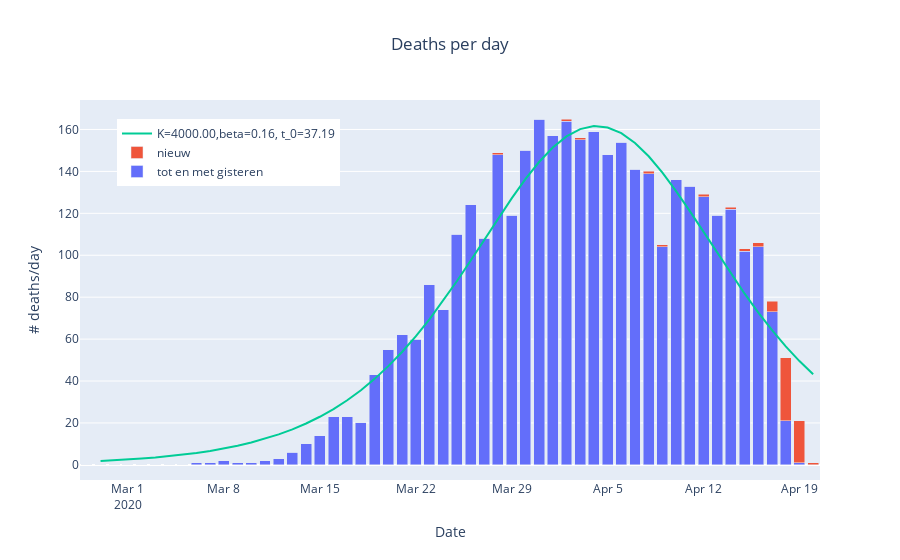
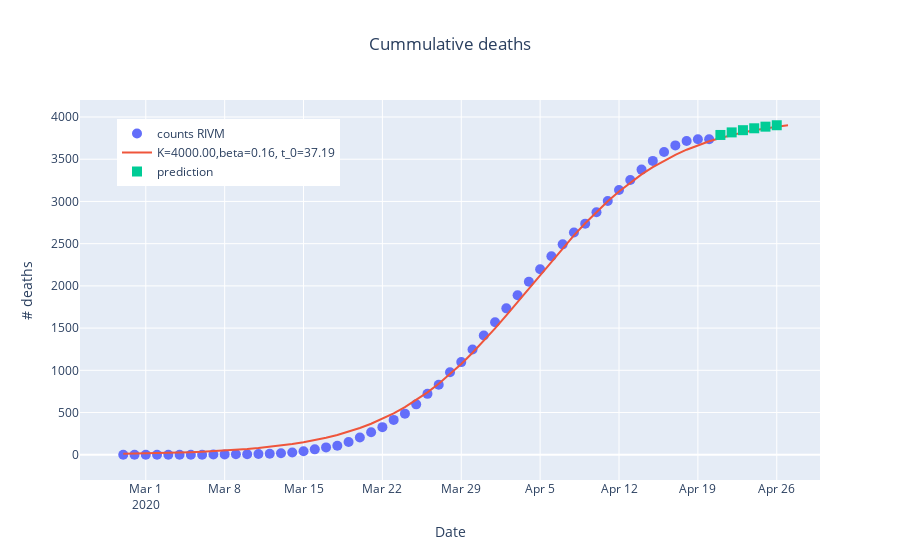

The notebook cell saved with these charts, in order:
### Code cell
from lmfit import Model
from lmfit import Parameters

upload_plots=False
upload_plots=True

def expand_date(lastdate,n=7):
    lastdate_object = lastdate
    d=[]
    for i in range(n):
        nd=lastdate_object+timedelta(days=i+1)
        #d.append(nd.strftime("%m/%d/%y"))
        d.append(nd)
    return d

def expand_pd_date(lastdate,n=7):
    lastdate_object = lastdate
    d=[]
    for i in range(n):
        nd=lastdate_object+timedelta(days=i+1)
        #d.append(nd.strftime("%m/%d/%y"))
        d.append(pd.Timestamp(nd))
    return d


def ef(x,L,tau):
    return L*np.power(2,x/tau)

def logistic(x,M,alpha,beta):
    return M/(1+np.exp(-beta*(x-alpha)))

def dif_log(x,M,alpha,beta):
    return beta*M*np.exp(-beta*(x-alpha))/np.power((1+np.exp(-beta*(x-alpha))),2)

y=df_deaths['oud']+df_deaths['nieuw']
dates=df_deaths['date']
#y=np.array(qq['number']).astype(float)
l=len(y)
x=np.arange(0, l,1, float)
gmodel = Model(dif_log)
#params = gmodel.make_params(M=30000,alfa=65,beta=0.2)
params = Parameters()
params.add('M', value=1000, min=500,max=4000)
params.add('alpha', value=20,min=10,max=80)
params.add('beta', value=0.2, min=0.05,max=0.95)


expmodel=Model(ef)
eparams = Parameters()
eparams.add('L', value=2000)
eparams.add('tau', value=2)


eresult = expmodel.fit(df_deaths['totaal'][:30], eparams,x=x[:30])

x_start_fit=1
x_start_plot=1
print(x_start_fit)
print('parameter names: {}'.format(gmodel.param_names))
print('independent variables: {}'.format(gmodel.independent_vars))
result = gmodel.fit(y[x_start_fit:-2], params,x=x[x_start_fit:-2])

# %matplotlib notebook

# ax,_=result.plot()
# plt.yscale('log')
# result
#dates=qq['date']
xdate=dates[x_start_fit:]
yf= gmodel.eval(result.params, x=x[x_start_fit:])
#x=qq['date']
dt=xdate.iloc[-1].to_pydatetime()
xdate_extra=expand_date(dt)
l=len(xdate_extra)
x_extra=np.arange(x[-1]+1, x[-1]+l,1, float)

M=beta=result.params['M'].value
alpha=result.params['alpha'].value
beta=result.params['beta'].value


fig = go.Figure()
fig.add_trace(go.Bar(x=dates, y=df_deaths['oud'],name="tot en met gisteren"))
fig.add_trace(go.Bar(x=dates, y=df_deaths['nieuw'],name='nieuw'))

#                          mode='markers',
#                          name='counts RIVM',
#                          marker_size=10,
#                          marker_symbol='circle'))
fig.add_trace(go.Scatter(x=xdate, y=dif_log(x+1,M,alpha,beta),
                         mode='lines',
                         name=r'K=%.2f,beta=%.2f, t_0=%.2f'%\
                         (result.params['M'].value,result.params['beta'].value,result.params['alpha'].value)))

title="Deaths per day"
yaxis_title="# deaths/day"

fig.update_layout(#yaxis_type="log",
                  title=title,
                  title_xanchor="center",
                  title_x=0.5,
                  xaxis_title="Date",
                  yaxis_title=yaxis_title,
                  legend_x=0.05,
                  legend_y=0.95,
                  font_size=12,
                    barmode='stack'
)

filename="corona_death_logistic_increase"
if upload_plots:
    py.plot(fig, filename = filename, auto_open=True)
fig.show()

fig = go.Figure()
fig.add_trace(go.Scatter(x=dates[x_start_plot:], y=df_deaths['totaal'][x_start_plot:],
                         mode='markers',
                         name='counts RIVM',
                         marker_size=10,
                         marker_symbol='circle'))
fig.add_trace(go.Scatter(x=np.concatenate((xdate.dt.to_pydatetime(),xdate_extra)), y=logistic(np.concatenate((x+1,x_extra+1)),M,alpha,beta),
                         mode='lines',
                         name=r'K=%.2f,beta=%.2f, t_0=%.2f'%\
                         (result.params['M'].value,result.params['beta'].value,result.params['alpha'].value)))
fig.add_trace(go.Scatter(x=xdate_extra, y=logistic(x_extra+1,M,alpha,beta),
                         mode='markers',
                         name='prediction',
                        marker_size=10,
                         marker_symbol='square'))

title="Cummulative deaths"
yaxis_title="# deaths"

fig.update_layout(#yaxis_type="log",
                  title=title,
                  title_xanchor="center",
                  title_x=0.5,
                  xaxis_title="Date",
                  yaxis_title=yaxis_title,
                  legend_x=0.05,
                  legend_y=0.95,
                  font_size=12)

filename="corona_death_logistic"
if upload_plots:
    py.plot(fig, filename = filename, auto_open=True)
fig.show()

### Figure 1 — Plotly figure (JSON) as saved in the notebook; plotly's stock layout.template omitted (floating-point values rounded to 4 significant figures)
{"data": [{"name": "tot en met gisteren", "type": "bar", "x": ["2020-02-27T00:00:00", "2020-02-28T00:00:00", "2020-02-29T00:00:00", "2020-03-01T00:00:00", "2020-03-02T00:00:00", "2020-03-03T00:00:00", "2020-03-04T00:00:00", "2020-03-05T00:00:00", "2020-03-06T00:00:00", "2020-03-07T00:00:00", "2020-03-08T00:00:00", "2020-03-09T00:00:00", "2020-03-10T00:00:00", "2020-03-11T00:00:00", "2020-03-12T00:00:00", "2020-03-13T00:00:00", "2020-03-14T00:00:00", "2020-03-15T00:00:00", "2020-03-16T00:00:00", "2020-03-17T00:00:00", "2020-03-18T00:00:00", "2020-03-19T00:00:00", "2020-03-20T00:00:00", "2020-03-21T00:00:00", "2020-03-22T00:00:00", "2020-03-23T00:00:00", "2020-03-24T00:00:00", "2020-03-25T00:00:00", "2020-03-26T00:00:00", "2020-03-27T00:00:00", "2020-03-28T00:00:00", "2020-03-29T00:00:00", "2020-03-30T00:00:00", "2020-03-31T00:00:00", "2020-04-01T00:00:00", "2020-04-02T00:00:00", "2020-04-03T00:00:00", "2020-04-04T00:00:00", "2020-04-05T00:00:00", "2020-04-06T00:00:00", "2020-04-07T00:00:00", "2020-04-08T00:00:00", "2020-04-09T00:00:00", "2020-04-10T00:00:00", "2020-04-11T00:00:00", "2020-04-12T00:00:00", "2020-04-13T00:00:00", "2020-04-14T00:00:00", "2020-04-15T00:00:00", "2020-04-16T00:00:00", "2020-04-17T00:00:00", "2020-04-18T00:00:00", "2020-04-19T00:00:00", "2020-04-20T00:00:00"], "y": [0, 0, 0, 0, 0, 0, 0, 0, 1, 1, 2, 1, 1, 2, 3, 6, 10, 14, 23, 23, 20, 43, 55, 62, 60, 86, 74, 110, 124, 108, 148, 119, 150, 165, 157, 164, 155, 159, 148, 154, 141, 139, 104, 136, 133, 128, 119, 122, 102, 104, 73, 21, 1, 0]}, {"name": "nieuw", "type": "bar", "x": ["2020-02-27T00:00:00", "2020-02-28T00:00:00", "2020-02-29T00:00:00", "2020-03-01T00:00:00", "2020-03-02T00:00:00", "2020-03-03T00:00:00", "2020-03-04T00:00:00", "2020-03-05T00:00:00", "2020-03-06T00:00:00", "2020-03-07T00:00:00", "2020-03-08T00:00:00", "2020-03-09T00:00:00", "2020-03-10T00:00:00", "2020-03-11T00:00:00", "2020-03-12T00:00:00", "2020-03-13T00:00:00", "2020-03-14T00:00:00", "2020-03-15T00:00:00", "2020-03-16T00:00:00", "2020-03-17T00:00:00", "2020-03-18T00:00:00", "2020-03-19T00:00:00", "2020-03-20T00:00:00", "2020-03-21T00:00:00", "2020-03-22T00:00:00", "2020-03-23T00:00:00", "2020-03-24T00:00:00", "2020-03-25T00:00:00", "2020-03-26T00:00:00", "2020-03-27T00:00:00", "2020-03-28T00:00:00", "2020-03-29T00:00:00", "2020-03-30T00:00:00", "2020-03-31T00:00:00", "2020-04-01T00:00:00", "2020-04-02T00:00:00", "2020-04-03T00:00:00", "2020-04-04T00:00:00", "2020-04-05T00:00:00", "2020-04-06T00:00:00", "2020-04-07T00:00:00", "2020-04-08T00:00:00", "2020-04-09T00:00:00", "2020-04-10T00:00:00", "2020-04-11T00:00:00", "2020-04-12T00:00:00", "2020-04-13T00:00:00", "2020-04-14T00:00:00", "2020-04-15T00:00:00", "2020-04-16T00:00:00", "2020-04-17T00:00:00", "2020-04-18T00:00:00", "2020-04-19T00:00:00", "2020-04-20T00:00:00"], "y": [0, 0, 0, 0, 0, 0, 0, 0, 0, 0, 0, 0, 0, 0, 0, 0, 0, 0, 0, 0, 0, 0, 0, 0, 0, 0, 0, 0, 0, 0, 1, 0, 0, 0, 0, 1, 1, 0, 0, 0, 0, 1, 1, 0, 0, 1, 0, 1, 1, 2, 5, 30, 20, 1]}, {"mode": "lines", "name": "K=4000.00,beta=0.16, t_0=37.19", "type": "scatter", "x": ["2020-02-28T00:00:00", "2020-02-29T00:00:00", "2020-03-01T00:00:00", "2020-03-02T00:00:00", "2020-03-03T00:00:00", "2020-03-04T00:00:00", "2020-03-05T00:00:00", "2020-03-06T00:00:00", "2020-03-07T00:00:00", "2020-03-08T00:00:00", "2020-03-09T00:00:00", "2020-03-10T00:00:00", "2020-03-11T00:00:00", "2020-03-12T00:00:00", "2020-03-13T00:00:00", "2020-03-14T00:00:00", "2020-03-15T00:00:00", "2020-03-16T00:00:00", "2020-03-17T00:00:00", "2020-03-18T00:00:00", "2020-03-19T00:00:00", "2020-03-20T00:00:00", "2020-03-21T00:00:00", "2020-03-22T00:00:00", "2020-03-23T00:00:00", "2020-03-24T00:00:00", "2020-03-25T00:00:00", "2020-03-26T00:00:00", "2020-03-27T00:00:00", "2020-03-28T00:00:00", "2020-03-29T00:00:00", "2020-03-30T00:00:00", "2020-03-31T00:00:00", "2020-04-01T00:00:00", "2020-04-02T00:00:00", "2020-04-03T00:00:00", "2020-04-04T00:00:00", "2020-04-05T00:00:00", "2020-04-06T00:00:00", "2020-04-07T00:00:00", "2020-04-08T00:00:00", "2020-04-09T00:00:00", "2020-04-10T00:00:00", "2020-04-11T00:00:00", "2020-04-12T00:00:00", "2020-04-13T00:00:00", "2020-04-14T00:00:00", "2020-04-15T00:00:00", "2020-04-16T00:00:00", "2020-04-17T00:00:00", "2020-04-18T00:00:00", "2020-04-19T00:00:00", "2020-04-20T00:00:00"], "y": [1.852, 2.175, 2.554, 2.998, 3.518, 4.127, 4.84, 5.675, 6.65, 7.788, 9.115, 10.66, 12.46, 14.54, 16.96, 19.75, 22.96, 26.64, 30.84, 35.63, 41.03, 47.1, 53.85, 61.32, 69.46, 78.25, 87.6, 97.37, 107.4, 117.4, 127.1, 136.3, 144.5, 151.4, 156.7, 160.2, 161.6, 161.0, 158.2, 153.6, 147.2, 139.4, 130.6, 121.1, 111.1, 101.1, 91.18, 81.66, 72.65, 64.26, 56.54, 49.52, 43.2, 37.55]}], "layout": {"barmode": "stack", "font": {"size": 12}, "legend": {"x": 0.05, "y": 0.95}, "title": {"text": "Deaths per day", "x": 0.5, "xanchor": "center"}, "xaxis": {"title": {"text": "Date"}}, "yaxis": {"title": {"text": "# deaths/day"}}}}

### Figure 2 — Plotly figure (JSON) as saved in the notebook; plotly's stock layout.template omitted (floating-point values rounded to 4 significant figures)
{"data": [{"marker": {"size": 10, "symbol": "circle"}, "mode": "markers", "name": "counts RIVM", "type": "scatter", "x": ["2020-02-28T00:00:00", "2020-02-29T00:00:00", "2020-03-01T00:00:00", "2020-03-02T00:00:00", "2020-03-03T00:00:00", "2020-03-04T00:00:00", "2020-03-05T00:00:00", "2020-03-06T00:00:00", "2020-03-07T00:00:00", "2020-03-08T00:00:00", "2020-03-09T00:00:00", "2020-03-10T00:00:00", "2020-03-11T00:00:00", "2020-03-12T00:00:00", "2020-03-13T00:00:00", "2020-03-14T00:00:00", "2020-03-15T00:00:00", "2020-03-16T00:00:00", "2020-03-17T00:00:00", "2020-03-18T00:00:00", "2020-03-19T00:00:00", "2020-03-20T00:00:00", "2020-03-21T00:00:00", "2020-03-22T00:00:00", "2020-03-23T00:00:00", "2020-03-24T00:00:00", "2020-03-25T00:00:00", "2020-03-26T00:00:00", "2020-03-27T00:00:00", "2020-03-28T00:00:00", "2020-03-29T00:00:00", "2020-03-30T00:00:00", "2020-03-31T00:00:00", "2020-04-01T00:00:00", "2020-04-02T00:00:00", "2020-04-03T00:00:00", "2020-04-04T00:00:00", "2020-04-05T00:00:00", "2020-04-06T00:00:00", "2020-04-07T00:00:00", "2020-04-08T00:00:00", "2020-04-09T00:00:00", "2020-04-10T00:00:00", "2020-04-11T00:00:00", "2020-04-12T00:00:00", "2020-04-13T00:00:00", "2020-04-14T00:00:00", "2020-04-15T00:00:00", "2020-04-16T00:00:00", "2020-04-17T00:00:00", "2020-04-18T00:00:00", "2020-04-19T00:00:00", "2020-04-20T00:00:00"], "y": [0, 0, 0, 0, 0, 0, 0, 1, 2, 4, 5, 6, 8, 11, 17, 27, 41, 64, 87, 107, 150, 205, 267, 327, 413, 487, 597, 721, 829, 978, 1097, 1247, 1412, 1569, 1734, 1890, 2049, 2197, 2351, 2492, 2632, 2737, 2873, 3006, 3135, 3254, 3377, 3480, 3586, 3664, 3715, 3736, 3737]}, {"mode": "lines", "name": "K=4000.00,beta=0.16, t_0=37.19", "type": "scatter", "x": ["2020-02-28T00:00:00", "2020-02-29T00:00:00", "2020-03-01T00:00:00", "2020-03-02T00:00:00", "2020-03-03T00:00:00", "2020-03-04T00:00:00", "2020-03-05T00:00:00", "2020-03-06T00:00:00", "2020-03-07T00:00:00", "2020-03-08T00:00:00", "2020-03-09T00:00:00", "2020-03-10T00:00:00", "2020-03-11T00:00:00", "2020-03-12T00:00:00", "2020-03-13T00:00:00", "2020-03-14T00:00:00", "2020-03-15T00:00:00", "2020-03-16T00:00:00", "2020-03-17T00:00:00", "2020-03-18T00:00:00", "2020-03-19T00:00:00", "2020-03-20T00:00:00", "2020-03-21T00:00:00", "2020-03-22T00:00:00", "2020-03-23T00:00:00", "2020-03-24T00:00:00", "2020-03-25T00:00:00", "2020-03-26T00:00:00", "2020-03-27T00:00:00", "2020-03-28T00:00:00", "2020-03-29T00:00:00", "2020-03-30T00:00:00", "2020-03-31T00:00:00", "2020-04-01T00:00:00", "2020-04-02T00:00:00", "2020-04-03T00:00:00", "2020-04-04T00:00:00", "2020-04-05T00:00:00", "2020-04-06T00:00:00", "2020-04-07T00:00:00", "2020-04-08T00:00:00", "2020-04-09T00:00:00", "2020-04-10T00:00:00", "2020-04-11T00:00:00", "2020-04-12T00:00:00", "2020-04-13T00:00:00", "2020-04-14T00:00:00", "2020-04-15T00:00:00", "2020-04-16T00:00:00", "2020-04-17T00:00:00", "2020-04-18T00:00:00", "2020-04-19T00:00:00", "2020-04-20T00:00:00", "2020-04-21T00:00:00", "2020-04-22T00:00:00", "2020-04-23T00:00:00", "2020-04-24T00:00:00", "2020-04-25T00:00:00", "2020-04-26T00:00:00", "2020-04-27T00:00:00"], "y": [11.49, 13.5, 15.86, 18.63, 21.88, 25.7, 30.17, 35.42, 41.57, 48.77, 57.21, 67.07, 78.61, 92.09, 107.8, 126.1, 147.4, 172.2, 200.9, 234.1, 272.4, 316.4, 366.8, 424.3, 489.6, 563.4, 646.3, 738.8, 841.2, 953.6, 1076.0, 1208.0, 1348.0, 1496.0, 1650.0, 1809.0, 1970.0, 2132.0, 2291.0, 2447.0, 2598.0, 2741.0, 2876.0, 3002.0, 3118.0, 3224.0, 3321.0, 3407.0, 3484.0, 3552.0, 3613.0, 3666.0, 3712.0, 3752.0, 3787.0, 3818.0, 3844.0, 3866.0, 3886.0, 3902.0]}, {"marker": {"size": 10, "symbol": "square"}, "mode": "markers", "name": "prediction", "type": "scatter", "x": ["2020-04-21T00:00:00", "2020-04-22T00:00:00", "2020-04-23T00:00:00", "2020-04-24T00:00:00", "2020-04-25T00:00:00", "2020-04-26T00:00:00", "2020-04-27T00:00:00"], "y": [3787.0, 3818.0, 3844.0, 3866.0, 3886.0, 3902.0]}], "layout": {"font": {"size": 12}, "legend": {"x": 0.05, "y": 0.95}, "title": {"text": "Cummulative deaths", "x": 0.5, "xanchor": "center"}, "xaxis": {"title": {"text": "Date"}}, "yaxis": {"title": {"text": "# deaths"}}}}
